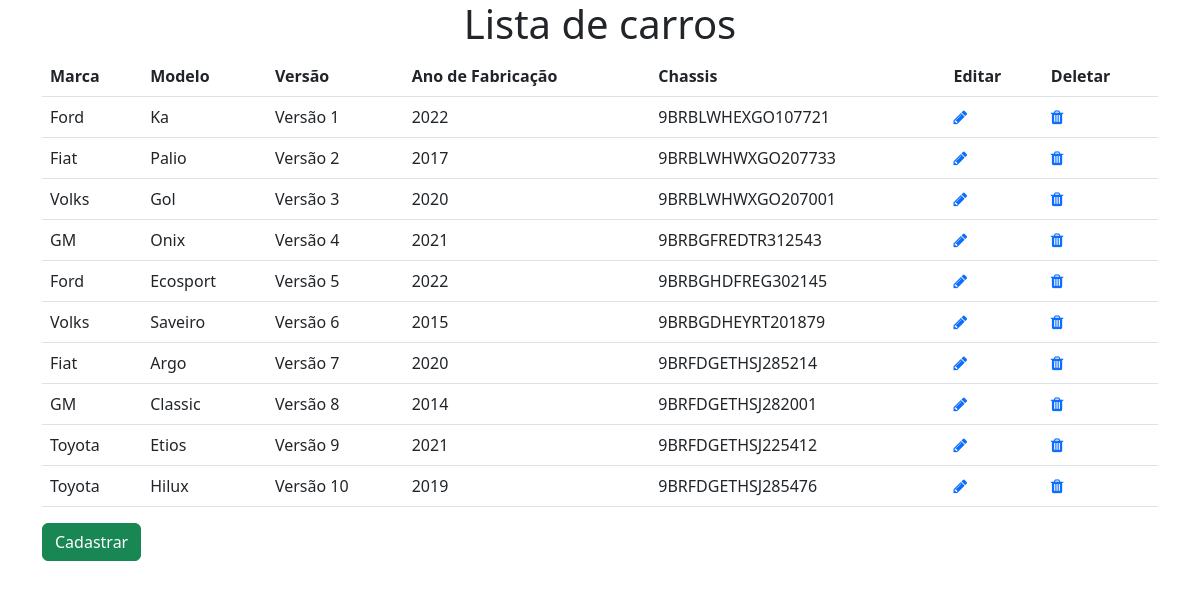
Page /acervo/lista/ on the earlier database version.
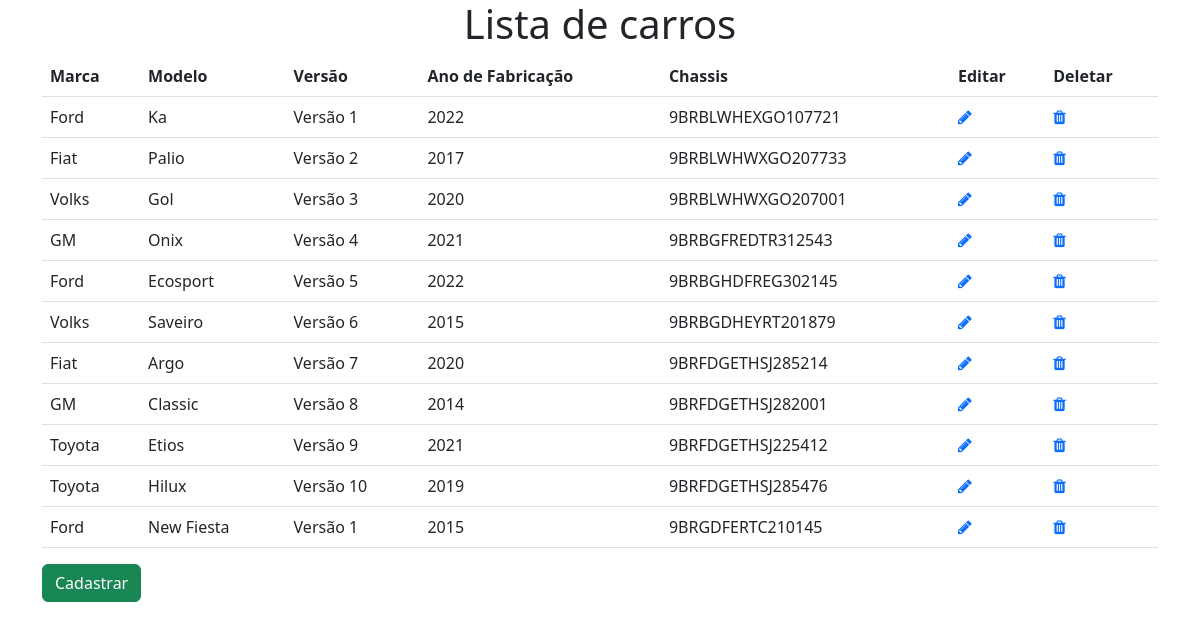
Same page on the later database version.
### acervo/models.py (models this page shows, shortened)
class Carro(models.Model):
    marca = models.CharField(max_length=10, verbose_name="Marca")
    modelo = models.CharField(max_length=10, verbose_name="Modelo")
    versao = models.ForeignKey(Versao, on_delete=models.CASCADE, verbose_name="Versão")
    ano_fabricacao = models.IntegerField(verbose_name="Ano de Fabricação")
    chassis = models.CharField(max_length=30, verbose_name="Chassi", unique=True)
    class Meta:
        verbose_name_plural = "Carros"

class Versao(models.Model):
    portas_list = (
        ("2", "2 portas"),
        ("4", "4 portas"),
    )
    cambio_list = (
        ("manual", "Manual"),
        ("auto", "Automático"),
    )
    combustivel_list = (
        ("gasolina", "Gasolina"),
        ("alcool", "Álcool"),
        ("diesel", "Diesel"),
        ("flex", "Flex"),
    )
    cor = models.CharField(max_length=30, verbose_name="Cor")
    motor = models.CharField(max_length=3, verbose_name="Motor")
    portas = models.CharField(max_length=2, verbose_name="Portas", choices=portas_list)
    cambio = models.CharField(max_length=10, verbose_name="Cambio", choices=cambio_list)
    combustivel = models.CharField(max_length=10, verbose_name="Combustivel", choices=combustivel_list)
    ano_versao = models.IntegerField(verbose_name="Ano da Versão")
    class Meta:
        verbose_name_plural = "Versões"
    def __str__(self):
        return f'Versão {self.id}'

### acervo/views.py (the view)
# urls.py: path('lista/', lista, name='lista'),
def lista(request):
    lista_carros = Carro.objects.all()
    context = {'lista_carros': lista_carros}
    return render(request, 'acervo/lista.html', context)

### acervo/templates/acervo/lista.html
{% extends 'base.html' %}
{% load static %}
{% block content %}
<div class="container">
    <h1 align="center">Lista de carros</h1>
    <div class="table-responsive">
        <table class="table" align="center">
            <tr>
                <th>Marca</th>
                <th>Modelo</th>
                <th>Versão</th>
                <th>Ano de Fabricação</th>
                <th>Chassis</th>
                <th>Editar</th>
                <th>Deletar</th>
            </tr>
            {% for carro in lista_carros %}
            <tr>
                <td>{{ carro.marca }}</td>
                <td>{{ carro.modelo }}</td>
                <td>{{ carro.versao }}</td>
                <td>{{ carro.ano_fabricacao }}</td>
                <td>{{ carro.chassis }}</td>
                <td><a href="{% url 'acervo:editar' carro.id %}"><i class="fa fa-pencil"></i></a></td>
                <td><a href="{% url 'acervo:deletar' carro.id %}"><i class="fa fa-trash"></i></a></td>
            </tr>
            {% endfor %}
        </table>
            <a class="btn btn-success btn-block" href="{% url 'acervo:cadastrar' %}">Cadastrar</a>
    </div>
</div>
{% endblock %}

Differences in the rows shown:
added Carro: marca "Ford", modelo "New Fiesta", versao "Versão 1", ano_fabricacao "2015", chassis "9BRGDFERTC210145"
